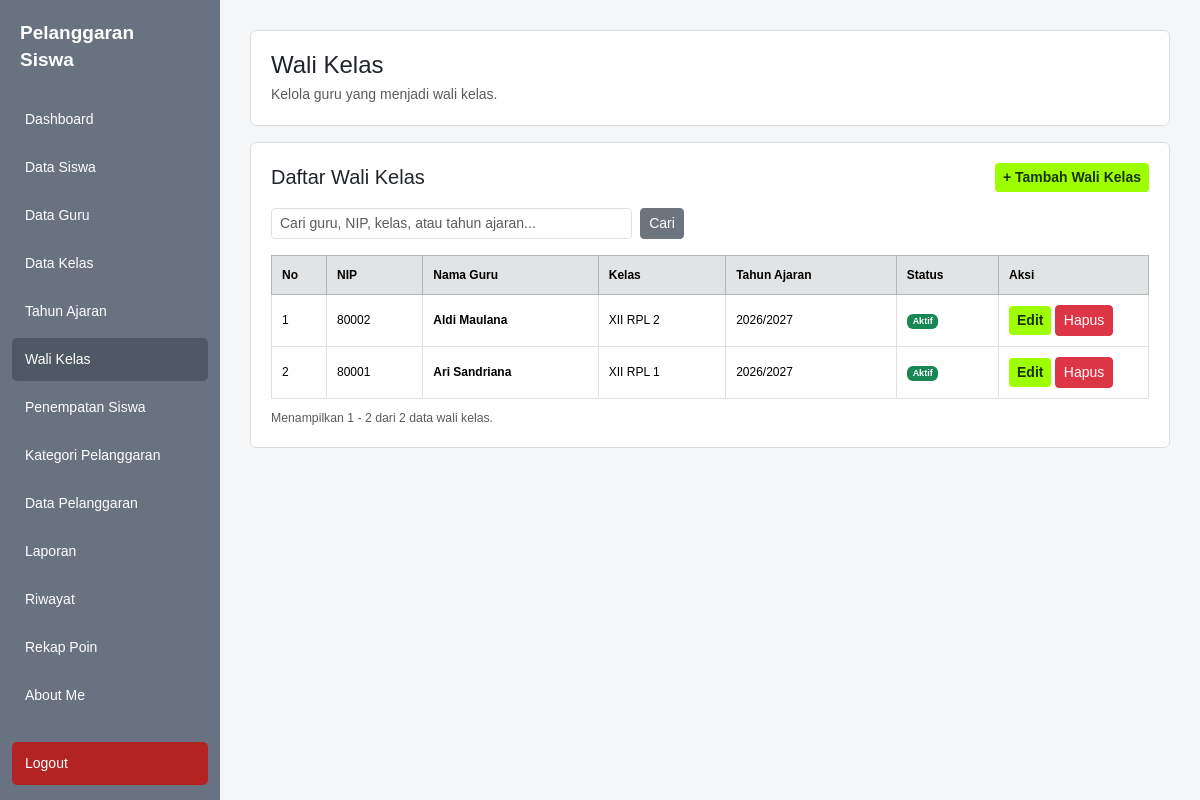
Page /kelola_wali_kelas.php (signed in) on the committed database.
### tables this page shows
CREATE TABLE `wali_kelas` (
  `id` int(11) NOT NULL,
  `guru_id` int(11) NOT NULL,
  `kelas_id` int(11) NOT NULL,
  `tahun_ajaran_id` int(11) NOT NULL
);

CREATE TABLE `guru` (
  `id` int(11) NOT NULL,
  `nip` varchar(30) NOT NULL,
  `nama` varchar(150) NOT NULL,
  `jenis_kelamin` char(1) DEFAULT NULL,
  `mata_pelajaran` varchar(100) DEFAULT NULL,
  `email` varchar(100) DEFAULT NULL,
  `no_hp` varchar(20) DEFAULT NULL,
  `alamat` text DEFAULT NULL,
  `status_aktif` tinyint(1) DEFAULT 1,
  `dibuat_pada` timestamp NOT NULL DEFAULT current_timestamp(),
  `diperbarui_pada` timestamp NOT NULL DEFAULT current_timestamp() ON UPDATE current_timestamp()
);

CREATE TABLE `kelas` (
  `id` int(11) NOT NULL,
  `nama_kelas` varchar(50) NOT NULL,
  `jurusan` varchar(100) DEFAULT NULL,
  `tingkat` varchar(10) DEFAULT NULL,
  `status_aktif` tinyint(1) DEFAULT 1
);

CREATE TABLE `tahun_ajaran` (
  `id` int(11) NOT NULL,
  `nama` varchar(100) DEFAULT NULL,
  `tanggal_mulai` date DEFAULT NULL,
  `tanggal_selesai` date DEFAULT NULL,
  `aktif` tinyint(1) DEFAULT 1,
  `tahun` varchar(20) NOT NULL,
  `semester` varchar(20) DEFAULT NULL,
  `status_aktif` tinyint(1) DEFAULT 1
);

### kelola_wali_kelas.php (the view, shortened to what this page needs)
<?php
require_once "database.php";
$tampil_form = isset($_GET['tambah']) && $_GET['tambah'] == '1';
$cari = trim($_GET['cari'] ?? '');
$where = "";
$per_halaman = 10;
$halaman = max(1, intval($_GET['halaman'] ?? 1));
$query_jumlah = mysqli_query(
    $koneksi,
    "SELECT COUNT(*) AS total
     FROM wali_kelas wk
     INNER JOIN guru g ON wk.guru_id = g.id
     INNER JOIN kelas k ON wk.kelas_id = k.id
     INNER JOIN tahun_ajaran t ON wk.tahun_ajaran_id = t.id
     $where"
);
$total_data = (int)mysqli_fetch_assoc($query_jumlah)['total'];
$mulai = ($halaman - 1) * $per_halaman;
$data = mysqli_query(
    $koneksi,
    "SELECT
        wk.id,
        g.nip,
        g.nama AS nama_guru,
        k.nama_kelas,
        t.nama AS nama_tahun,
        t.aktif
     FROM wali_kelas wk
     INNER JOIN guru g ON wk.guru_id = g.id
     INNER JOIN kelas k ON wk.kelas_id = k.id
     INNER JOIN tahun_ajaran t ON wk.tahun_ajaran_id = t.id
     $where
     ORDER BY wk.id DESC
     LIMIT $mulai, $per_halaman"
);
?>
<!DOCTYPE html>
<html lang="id">
<head>
<link href="https://cdn.jsdelivr.net/npm/bootstrap@5.3.3/dist/css/bootstrap.min.css" rel="stylesheet">
</head>
<body>
<?php
require_once "sidebar.php";
?>
<div class="content">
    <div class="card mb-3">
        <div class="card-body">
            <h4 class="mb-1">Wali Kelas</h4>
            <p class="text-muted mb-0">
                Kelola guru yang menjadi wali kelas.
            </p>
        </div>
    </div>
    <div class="card">
        <div class="card-body">
            <div class="d-flex justify-content-between align-items-center mb-3">
                <h5 class="mb-0">Daftar Wali Kelas</h5>
                <?php if (!$tampil_form) { ?>
                    <a
                        href="kelola_wali_kelas.php?tambah=1"
                        class="btn btn-sm btn-stabilo"
                    >
                        + Tambah Wali Kelas
                    </a>
                <?php } ?>
            </div>
            <form method="GET" class="row g-2 mb-3">
                <div class="col-md-5">
                    <input
                        type="text"
                        name="cari"
                        class="form-control form-control-sm"
                        placeholder="Cari guru, NIP, kelas, atau tahun ajaran..."
                        value="<?= htmlspecialchars($cari); ?>"
                    >
                </div>
                <div class="col-auto">
                    <button type="submit" class="btn btn-secondary btn-sm">
                        Cari
                    </button>
                </div>
            </form>
            <div class="table-responsive">
                <table class="table table-bordered table-hover align-middle">
                    <thead class="table-secondary">
                        <tr>
                            <th width="55">No</th>
                            <th>NIP</th>
                            <th>Nama Guru</th>
                            <th>Kelas</th>
                            <th>Tahun Ajaran</th>
                            <th>Status</th>
                            <th width="150">Aksi</th>
                        </tr>
                    </thead>
                    <tbody>
                    <?php if ($data && mysqli_num_rows($data) > 0) { ?>
                        <?php $no = $mulai + 1; ?>
                        <?php while ($row = mysqli_fetch_assoc($data)) { ?>
                            <tr>
                                <td><?= $no++; ?></td>
                                <td>
                                    <?= htmlspecialchars($row['nip'] ?? '-'); ?>
                                </td>
                                <td>
                                    <strong>
                                        <?= htmlspecialchars($row['nama_guru']); ?>
                                    </strong>
                                </td>
                                <td>
                                    <?= htmlspecialchars($row['nama_kelas']); ?>
                                </td>
                                <td>
                                    <?= htmlspecialchars($row['nama_tahun']); ?>
                                </td>
                                <td>
                                    <?php if ($row['aktif'] == 1) { ?>
                                        <span class="badge bg-success">
                                            Aktif
                                        </span>
                                    <?php } else { ?>
                                        <span class="badge bg-danger">
                                            Tidak Aktif
                                        </span>
                                    <?php } ?>
                                </td>
                                <td>
                                    <a
                                        href="edit_wali_kelas.php?id=<?= (int)$row['id']; ?>"
                                        class="btn btn-sm btn-stabilo"
                                    >
                                        Edit
                                    </a>
                                    <form
                                        method="POST"
                                        style="display:inline;"
                                        onsubmit="return confirm('Yakin ingin menghapus wali kelas ini?')"
                                    >
                                        <button
                                            type="submit"
                                            name="hapus"
                                            class="btn btn-sm btn-danger"
                                        >
                                            Hapus
                                        </button>
                                    </form>
                                </td>
                            </tr>
                        <?php } ?>
                    <?php } ?>
                    </tbody>
                </table>
            </div>
            <div class="text-muted small">
                Menampilkan
                <?= $total_data > 0 ? $mulai + 1 : 0; ?>
                -
                <?= min($mulai + $per_halaman, $total_data); ?>
                dari
                <?= $total_data; ?>
                data wali kelas.
            </div>
        </div>
    </div>
</div>
</body>
</html>

### kelola_wali_kelas.php (style rules this page uses)
body { margin: 0; background: #f4f6f8; font-family: Arial, sans-serif; font-size: 14px; color: #212529; }
.content { margin-left: 220px; padding: 30px; }
.card { border: 1px solid #ddd; border-radius: 6px; box-shadow: none; }
.card-body { padding: 20px; }
.btn-stabilo { background: #9dff00; color: #1a3300; font-weight: bold; border: none; }
.table { font-size: 12px; margin-bottom: 10px; }
.table th, .table td { padding: 10px; vertical-align: middle; }

### rows in the picture
wali_kelas: guru.nip "80002", guru.nama "Aldi Maulana", kelas.nama_kelas "XII RPL 2", tahun_ajaran.nama "2026/2027"
wali_kelas: guru.nip "80001", guru.nama "Ari Sandriana", kelas.nama_kelas "XII RPL 1", tahun_ajaran.nama "2026/2027"

### other values in the picture
$mulai + 1 "1"
min($mulai + $per_halaman, $total_data) "2"
$total_data "2"
